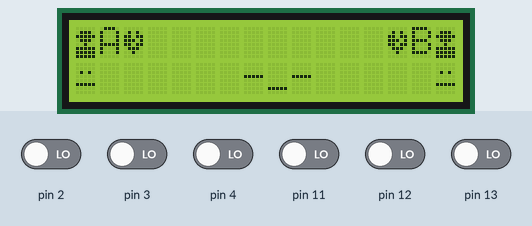
Simulated run of this sketch. Board: Arduino Uno, built with avr-gcc and run on an emulated ATmega328P. Parts: 16×2 character LCD. The inputs (shaded band) are chosen by the test bench; at power-on: pin 2–4, pin 11–13 LOW.

Above: at 1.2 s.
1.3 s: pin 2 driven HIGH
At 1.48 s:
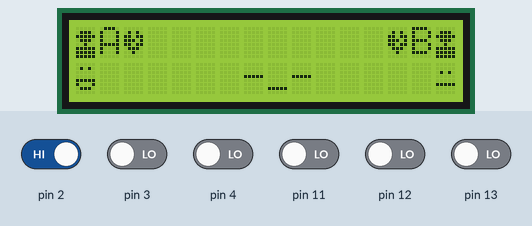
3.4 s: pin 13 driven HIGH
At 3.65 s:
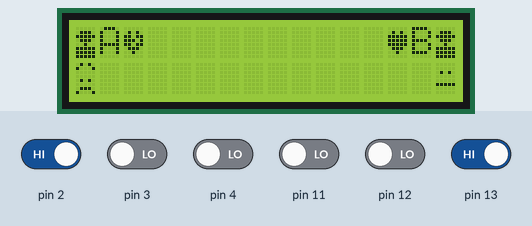
5.5 s: pin 3 driven HIGH
At 6.08 s:
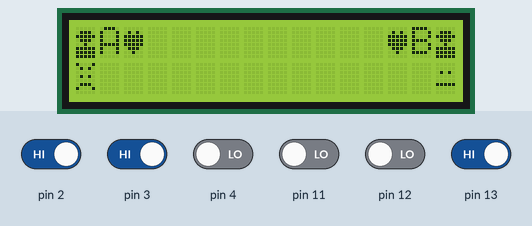
7.6 s: pin 11 driven HIGH
At 7.85 s:
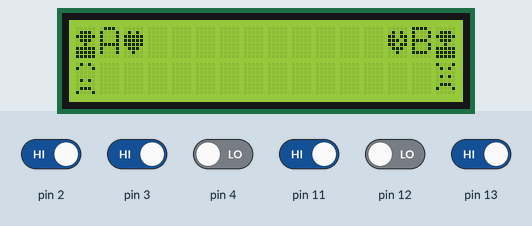
9.7 s: pin 4 driven HIGH
At 10.08 s:
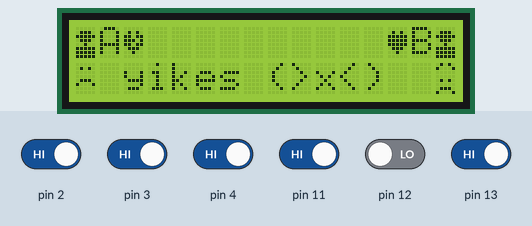
11.6 s: pin 12 driven HIGH
At 12.2 s:
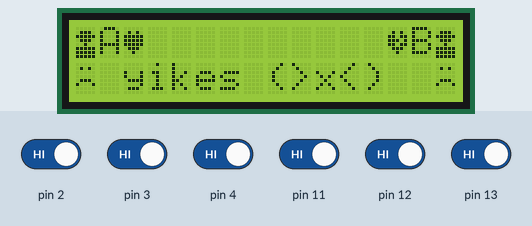

The sketch:

communicator.ino
```cpp
char User1[] = "A";
char User2[] = "B";
#include <LiquidCrystal.h>

const int rs = 5, en = 6, d4 = 7, d5 = 8, d6 = 9, d7 = 10;
LiquidCrystal lcd(rs, en, d4, d5, d6, d7);
int avaliableButton_1 = 0;
int avaliable_1 = 0;
int browseState_1 = 0;
int backState_1 = 0;
int emojiChoice_1 = 4; //begining of the list of the emojis.

int avaliableButton_2 = 0;
int avaliable_2 = 0;
int browseState_2 = 0;
int backState_2 = 0;
int emojiChoice_2 = 4; //begining of the list of the emojis.

byte userAvatar[8] = {
    0b00000,
    0b01110,
    0b11111,
    0b01110,
    0b00100,
    0b11111,
    0b11111,
    0b11111
  };

byte heart[8] = {
    0b00000,
    0b01010,
    0b11111,
    0b11111,
    0b11111,
    0b01110,
    0b00100,
    0b00000
};

  byte brokenHeart[8] = {
    0b00000,
    0b01010,
    0b11011,
    0b11101,
    0b11011,
    0b01110,
    0b00100,
    0b00000
  };

byte sadFace[8] = {
    0b00000,
    0b01010,
    0b00000,
    0b00000,
    0b01110,
    0b10001,
    0b00000,
    0b00000
  };

byte happyFace[8] = {
    0b00000,
    0b01010,
    0b00000,
    0b00000,
    0b11111,
    0b10001,
    0b01110,
    0b00000
  };

byte sickFace[8] = {
    0b01010,
    0b10001,
    0b00000,
    0b00000,
    0b01010,
    0b00000,
    0b01110,
    0b10001
  };

byte neutralFace[8] = {
    0b00000,
    0b00000,
    0b01010,
    0b00000,
    0b00000,
    0b11111,
    0b00000,
    0b00000
  };

byte smile[8] = {
   0b00000,
   0b00000,
   0b01010,
   0b00000,
   0b10001,
   0b01110,
   0b00000,
   0b00000
};

byte angryFace[8] = {
   0b10001,
   0b01010,
   0b00000,
   0b01010,
   0b00000,
   0b01110,
   0b10001,
   0b00000
};

byte anxious[8]= {
   0b00000,
   0b00000,
   0010010,
   0100000,
   0100000,
   0000000,
   0111000,
   1000001
};

void setup() {
  Serial.begin(9600);

  pinMode(3, INPUT);
  pinMode(2, INPUT);

  pinMode(12, INPUT);
  pinMode(13,INPUT);

  lcd.begin(16, 2);

  //assign emojis
  byte* emojiNames [] = {userAvatar, heart, brokenHeart, neutralFace,
                        happyFace, sickFace,sadFace,angryFace,
                        anxious};
  for(int i = 1; i < 9;i++){
     lcd.createChar(i, emojiNames[i-1]);
  }

  // lcd.createChar(1, userAvatar);
  // lcd.createChar(2, heart);
  // lcd.createChar(3, brokenHeart);
  // lcd.createChar(4, sadFace);

  lcd.setCursor(0,0);
  lcd.write(1);
  lcd.print(User1);
  lcd.write(3);

  int position = 16 - sizeof(User2);
  lcd.setCursor(position-1, 0);
  lcd.write(3);
  lcd.print(User2);
  lcd.write(1);

  lcd.setCursor(0,1);
  lcd.write(emojiChoice_1);
  lcd.setCursor(15,1);
  lcd.write(emojiChoice_2);

}

void loop(){
 // CheckBothAvaliable();
  CheckSameEmoji();


  lcd.setCursor(sizeof(User1),0);

  avaliableButton_1 = digitalRead(3);
  browseState_1 = digitalRead(2);
  backState_1 =  digitalRead(4);

  avaliableButton_2 = digitalRead(13);
  browseState_2 = digitalRead(12);
  backState_2 =  digitalRead(11);

  //Serial.println(avaliableButton_1);
  if(avaliableButton_1 == HIGH){
    lcd.setCursor(sizeof(User1),0);
    if(avaliable_1 == 0){
       avaliable_1 = 1;
       lcd.write(2);
     }else{
       avaliable_1 = 0;
       lcd.write(3);
     }
    // CheckBothAvaliable();
    avaliableButton_1 = 0;
  }
  if(browseState_1 == HIGH){
    lcd.setCursor(0,1);
    lcd.print("");
    emojiChoice_1++;
    if(emojiChoice_1 > 8) emojiChoice_1 = 4;
    lcd.write(emojiChoice_1);
    browseState_1 = 0;
    delay(100);
    lcd.setCursor(0,1);
    lcd.print("");//reset to none
  }

    if(backState_1 == HIGH){
    lcd.setCursor(0,1);
    lcd.print("");
    emojiChoice_1 = emojiChoice_1-1 ;
    if(emojiChoice_1 < 4) emojiChoice_1 = 8;
    lcd.write(emojiChoice_1);
    browseState_1 = 0;
    delay(100);
    lcd.setCursor(0,1);
    lcd.print("");//reset to none
  }


  if(avaliableButton_2 == HIGH){
    int position = 16 - sizeof(User2);
    lcd.setCursor(position-1,0);
    if(avaliable_2 == 0){
       avaliable_2 = 1;
       lcd.write(2);
     }else{
       avaliable_2 = 0;
       lcd.write(3);
     }

    avaliableButton_2 = 0;
  }
  if(browseState_2 == HIGH){
    lcd.setCursor(15,1);
    lcd.print("");
    emojiChoice_2++;
    if(emojiChoice_2 > 8) emojiChoice_2 = 4;
    lcd.write(emojiChoice_2);
    browseState_2 = 0;
    delay(100);
    lcd.setCursor(15,1);
    lcd.print("");//reset to none
  }

  if(backState_2 == HIGH){
    lcd.setCursor(15,1);
    lcd.print("");
    emojiChoice_2 = emojiChoice_2-1 ;
    if(emojiChoice_2 < 4) emojiChoice_2 = 8;
    lcd.write(emojiChoice_2);
    browseState_2 = 0;
    delay(100);
    lcd.setCursor(15,1);
    lcd.print("");//reset to none
  }

  delay(100);
}

// void CheckBothAvaliable(){
//   if(avaliable_2 == 1 && avaliable_1 == 1) {
//     lcd.setCursor(2,1);
//     lcd.print("Let's talk!!");
//     delay(100);

//     lcd.print("            ");
//   }

// }
void CheckSameEmoji(){
  if(emojiChoice_1 == emojiChoice_2){
    if(emojiChoice_1 == 4){//plain face
      lcd.setCursor(7,1);
      lcd.print("-_-");
    }
    if(emojiChoice_1 == 5){//happy face
      lcd.setCursor(3,1);
      lcd.print("Slay PURRR");
    }
    if(emojiChoice_1 == 6){//sick face
      lcd.setCursor(5,1);
      lcd.print("L beta");
    }
    if(emojiChoice_1 == 7){//sad face
      lcd.setCursor(2,1);
      lcd.print("yikes (>x<)");
    }
     if(emojiChoice_1 == 8){//angry face
      lcd.setCursor(2,1);
      lcd.print("-( .\ _ /. )-");
    }
  }else{
    lcd.setCursor(2,1);
    lcd.print("             ");
  }

}
```

Measured:
- after the input at 1.3 s, the display: changes after 0.08 s (image 1)
- after the input at 3.4 s, the display: first differs from a run without the input after 0.10 s (image 2 shows a later state)
- after the input at 5.5 s, the display: first differs from a run without the input after 0.13 s (image 3 shows a later state)
- after the input at 7.6 s, the display: first differs from a run without the input after 0.16 s (image 4)
- after the input at 9.7 s, the display: first differs from a run without the input after 0.18 s (image 5 shows a later state)
- after the input at 11.6 s, the display: first differs from a run without the input after 0.40 s (image 6 shows a later state)
